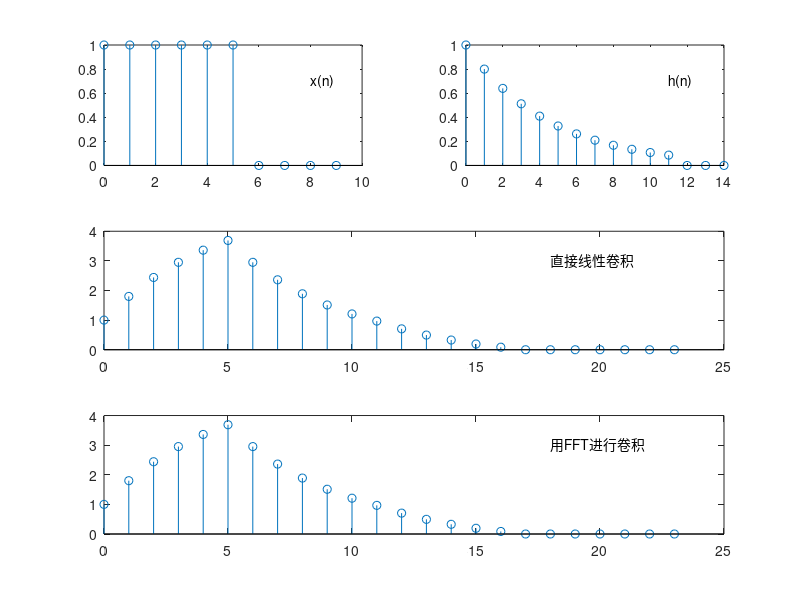
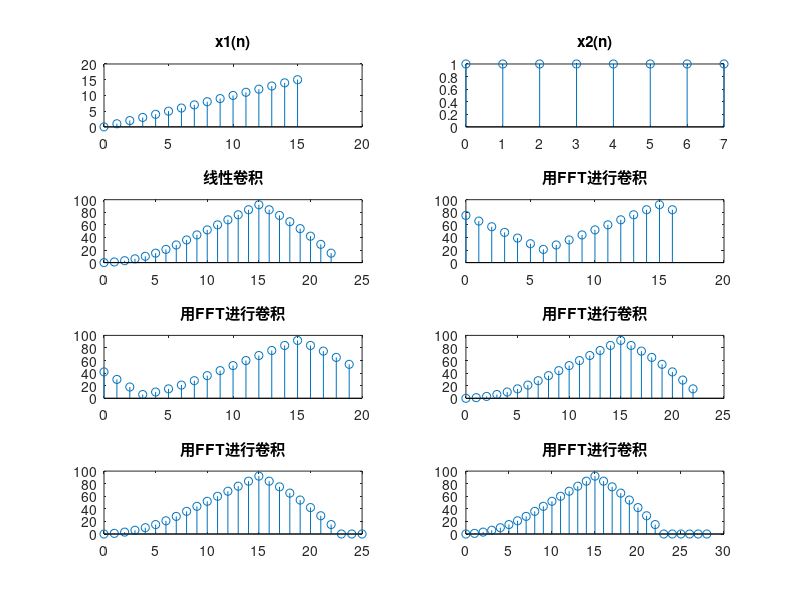

These figures' MATLAB source, in order:
%%
N=10;M=15;
nx=0:N-1;
x=[nx<=5];
n1=0:11;
h1=0.8.^n1;
nh=0:M-1;
h=zeros(1,M);
h(nh<=11)=h1;
y1=conv(x,h);
n01=min(nx)+min(nh);
n02=max(nx)+max(nh);
ny1=[n01:n02];
figure
subplot(321),stem(nx,x);
text(8,0.7,'x(n)');
subplot(322),stem(nh,h);
text(11,0.7,'h(n)');
subplot(312),stem(ny1,y1);
text(18,3,'直接线性卷积');
n=0:N+M-2;
L=length(n);
xk=fft(x,L);
hk=fft(h,L);
yk=xk.*hk;
y2=ifft(yk);
y2=abs(y2);
subplot(313),stem(n,y2);
text(18,3,'用FFT进行卷积');
%%
n1=0:15;
x1=n1;
n2=0:7;
M=length(n2);
x2=ones(1,M);
y1=conv(x1,x2);
n01=min(n1)+min(n2);
n02=max(n1)+max(n2);
ny1=[n01:n02];
figure
subplot(421),stem(n1,x1); title('x1(n)');
subplot(422),stem(n2,x2); title('x2(n)');
subplot(423),stem(ny1,y1); title('线性卷积');
for L=17:3:29 n=0:L-1;
    xk1=fft(x1,L);
    xk2=fft(x2,L);
    yk=xk1.*xk2;
    y2=ifft(yk);
    y2=abs(y2);
    subplot(4,2,(L-5)/3),stem(n,y2); title('用FFT进行卷积');
end